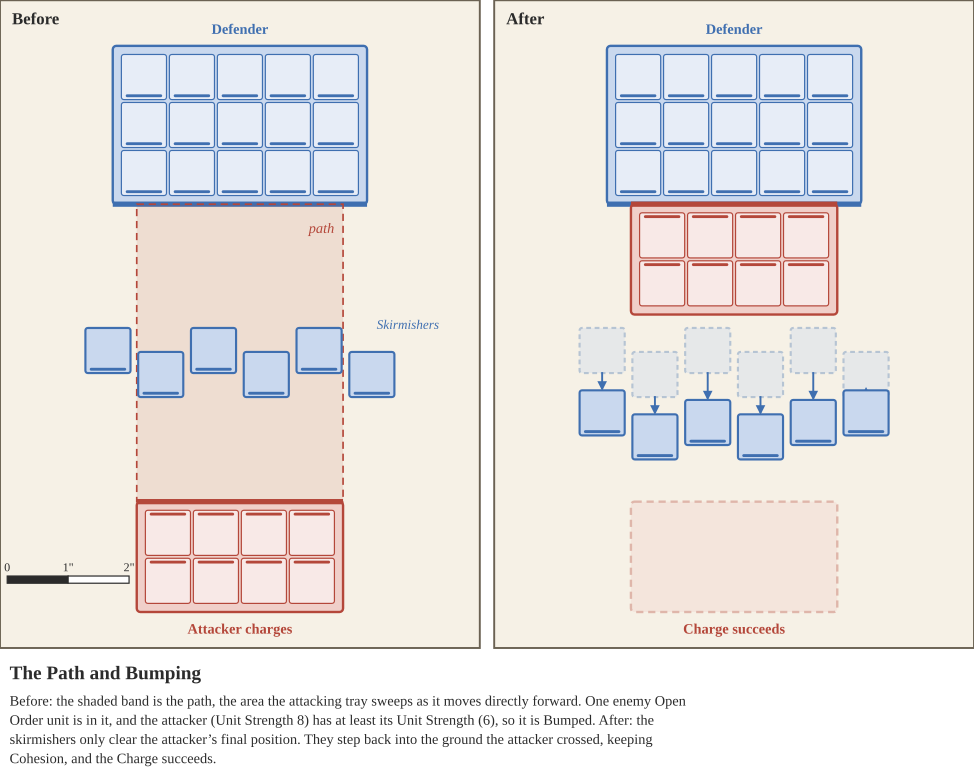

Here is the Python script that generated this plot:
from style import *
PW, PH, G = 200, 270, 6
s = SVG(2 * PW + G, PH, 'The Path and Bumping', [
    'Before: the shaded band is the path, the area the attacking tray sweeps as it moves directly forward. One enemy',
    'Open Order unit is in it, and the attacker (Unit Strength 8) has at least its Unit Strength (6), so it is Bumped.',
    'After: the skirmishers only clear the attacker’s final position. They step back into the ground the attacker',
    'crossed, keeping Cohesion, and the Charge succeeds.'])
for k, title in enumerate(['Before', 'After']):
    x0 = k * (PW + G); cx = x0 + PW / 2
    s.panel(x0, 0, PW, PH, title)
    by = 52; bfront = by + 33
    s.tray(cx, by, 3, 5, 180, 'blue', name=None)
    s.text(cx, 14, 'Defender', 6, C['blue'], bold=True)
    ry = 232; rfront = ry - 23
    old = [(cx - 55 + i * 22, 150 + (6 if i % 2 else -4)) for i in range(6)]
    if title == 'Before':
        s.add(f'<rect x="{cx-43}" y="{bfront}" width="86" height="{rfront-bfront}" fill="{C["red"]}" fill-opacity="0.12" stroke="{C["red"]}" stroke-width="0.7" stroke-dasharray="3 2"/>')
        s.text(cx + 34, bfront + 12, 'path', 6, C['red'], italic=True)
        s.tray(cx, ry, 2, 4, 0, 'red')
        s.text(cx, PH - 6, 'Attacker charges', 6, C['red'], bold=True)
        for x, y in old: s.model(x, y, 'blue', ang=180)
        s.text(cx + 83, 137, 'Skirmishers', 5.5, C['blue'], 'end', italic=True)
    else:
        s.tray(cx, ry, 2, 4, 0, 'red', ghost=True)
        s.tray(cx, bfront + 23, 2, 4, 0, 'red')
        new = [(cx - 55, 172), (cx - 33, 182), (cx - 11, 176), (cx + 11, 182), (cx + 33, 176), (cx + 55, 172)]
        for (x, y), (nx, ny) in zip(old, new):
            s.model(x, y, 'blue', ang=180, ghost=True)
            if abs(ny - y) > 6: s.arrow(x, y + 9, nx, ny - 10, C['blue'], w=0.8)
            s.model(nx, ny, 'blue', ang=180)
        s.text(cx, PH - 6, 'Charge succeeds', 6, C['red'], bold=True)
s.scale(3, 240)
print(s.save('bump.svg'))
